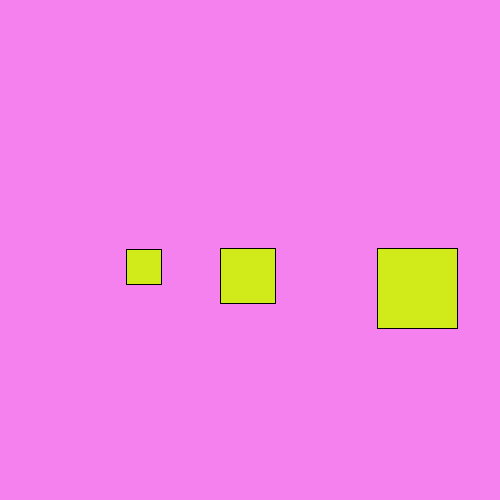
Frame 1 (no input)
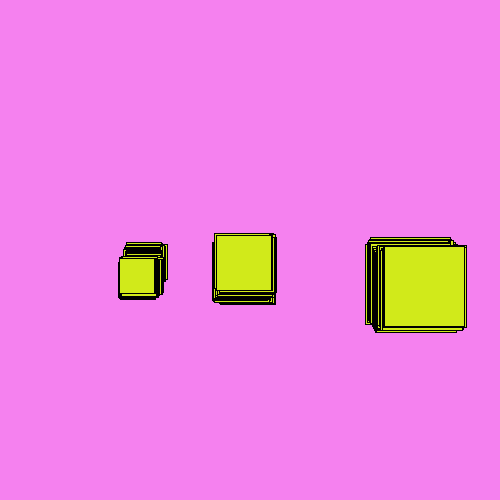
Frame 60 (the mouse pressed at the canvas centre just before this capture)
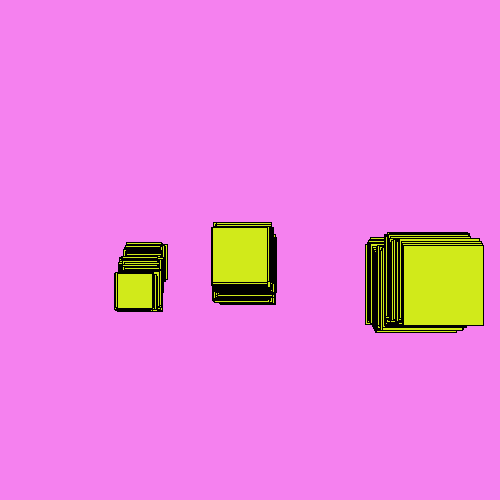
Frame 120 (the mouse held since frame 60 and released just before this capture)

The Processing sketch that drew these frames (run headless with seeded random() and noise(); from frame 60 on, the mouse is pressed at the canvas centre):

// Processing sketch: processing_100589
// ── processing_100589.pde

MovingBox box1;
MovingBox box2;
MovingBox box3;

void setup(){
  size(500,500);
  background(#F581EF);
  smooth();
  
  box1=new MovingBox(width *0.44, height/2,55);
  fill(#D1EA1A);
  
  box2=new MovingBox(width *0.75, height/2,80);
  box3=new MovingBox(width *0.25, height/2,35);
  
}

void draw(){
  box1.move();
  box1.display();
  box2.move();
  box2.display();
  box3.move();
  box3.display();
}
class MovingBox{
  
  float x;
  float y;
  int diameter;
  float speed=2.5;

   MovingBox(float tempX, float tempY, int tempDiameter){
    x=tempX;
    y=tempY;
    diameter=tempDiameter;
  }
  void move(){
    x+=random(-speed, speed);
    y+=random(-speed, speed);
  }
  void display(){
    rect(x,y,diameter, diameter);
  }
}
